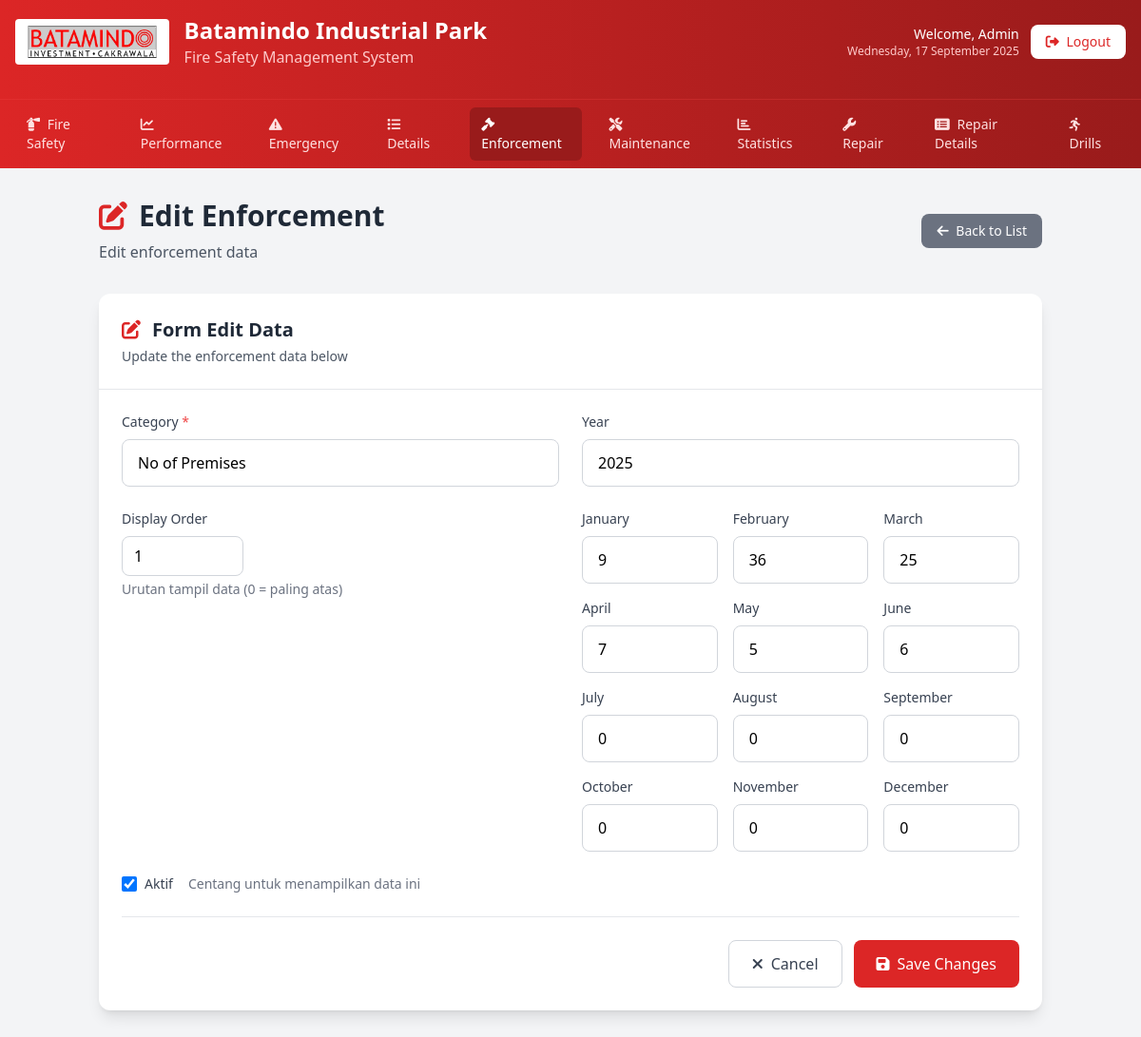
Page /admin/firesafety/enforcement.php?action=edit&id=1 (signed in) on the committed database.
### tables this page shows
CREATE TABLE IF NOT EXISTS fire_safety_enforcement (
    id INT AUTO_INCREMENT PRIMARY KEY,
    year INT NOT NULL,
    `Jan` INT DEFAULT 0,
    `Feb` INT DEFAULT 0,
    `Mar` INT DEFAULT 0,
    `Apr` INT DEFAULT 0,
    `May` INT DEFAULT 0,
    `Jun` INT DEFAULT 0,
    `Jul` INT DEFAULT 0,
    `Aug` INT DEFAULT 0,
    `Sep` INT DEFAULT 0,
    `Oct` INT DEFAULT 0,
    `Nov` INT DEFAULT 0,
    `Dec` INT DEFAULT 0,
    Total INT GENERATED ALWAYS AS (
        `Jan` + `Feb` + `Mar` + `Apr` + `May` + `Jun` + `Jul` + `Aug` + `Sep` + `Oct` + `Nov` + `Dec`
    ) STORED,
    category VARCHAR(50) NOT NULL,
    display_order INT DEFAULT 0,
    is_active TINYINT(1) DEFAULT 1,
    created_at TIMESTAMP DEFAULT CURRENT_TIMESTAMP,
    updated_at TIMESTAMP DEFAULT CURRENT_TIMESTAMP ON UPDATE CURRENT_TIMESTAMP
);

### admin/firesafety/enforcement.php (the view, shortened to what this page needs)
<?php
require_once '../../config/database.php';
$data = null;
$action = isset($_GET['action']) ? $_GET['action'] : 'list';
$id = isset($_GET['id']) ? (int)$_GET['id'] : 0;
switch ($action) {
    case 'edit':
        $query = "SELECT * FROM fire_safety_enforcement WHERE id = ?";
        $stmt = mysqli_prepare($conn, $query);
        mysqli_stmt_bind_param($stmt, "i", $id);
        mysqli_stmt_execute($stmt);
        $result = mysqli_stmt_get_result($stmt);
        $data = mysqli_fetch_assoc($result);
        break;
}
?>
<!DOCTYPE html>
<html lang="id">
<head>
    <script src="https://cdn.tailwindcss.com"></script>
    <link rel="stylesheet" href="https://cdnjs.cloudflare.com/ajax/libs/font-awesome/6.4.0/css/all.min.css">
</head>
<body class="bg-gray-100 font-sans">
    <div class="bg-gradient-to-r from-red-600 to-red-800">
        <header class="text-white py-4">
            <div class="max-w-7xl mx-auto px-4">
                <div class="flex items-center justify-between mb-4">
                    <div class="flex items-center space-x-4">
                        <img src="../../img/batamindo.png" alt="Batamindo" class="h-12 w-auto bg-white p-1 rounded">
                        <div>
                            <h1 class="text-2xl font-bold text-white">Batamindo Industrial Park</h1>
                            <p class="text-red-200">Fire Safety Management System</p>
                        </div>
                    </div>
                    <div class="hidden md:flex items-center space-x-3">
                        <div class="text-right">
                            <p class="text-sm text-white">Welcome, Admin</p>
                            <p class="text-xs text-red-200"><?php echo date('l, d F Y'); ?></p>
                        </div>
                        <a href="../logout.php" class="bg-white hover:bg-red-100 text-red-600 px-4 py-2 rounded-lg text-sm font-medium transition-colors duration-150">
                            <i class="fas fa-sign-out-alt mr-1"></i> Logout
                        </a>
                    </div>
                </div>
            </div>
        </header>
        <div class="border-t border-red-500/30">
            <div class="max-w-7xl mx-auto px-4 py-2">
                <nav class="flex space-x-4">
                    <a href="index.php" class="text-red-100 hover:text-white px-3 py-2 rounded-md text-sm font-medium"><i class="fas fa-fire-extinguisher mr-1"></i> Fire Safety</a>
                    <a href="performance.php" class="text-red-100 hover:text-white px-3 py-2 rounded-md text-sm font-medium"><i class="fas fa-chart-line mr-1"></i> Performance</a>
                    <a href="emergency.php" class="text-red-100 hover:text-white px-3 py-2 rounded-md text-sm font-medium"><i class="fas fa-exclamation-triangle mr-1"></i> Emergency</a>
                    <a href="details.php" class="text-red-100 hover:text-white px-3 py-2 rounded-md text-sm font-medium"><i class="fas fa-list mr-1"></i> Details</a>
                    <a href="enforcement.php" class="bg-red-800 text-white px-3 py-2 rounded-md text-sm font-medium"><i class="fas fa-gavel mr-1"></i> Enforcement</a>
                    <a href="maintenance.php" class="text-red-100 hover:text-white px-3 py-2 rounded-md text-sm font-medium"><i class="fas fa-tools mr-1"></i> Maintenance</a>
                    <a href="statistics.php" class="text-red-100 hover:text-white px-3 py-2 rounded-md text-sm font-medium"><i class="fas fa-chart-bar mr-1"></i> Statistics</a>
                    <a href="repair.php" class="text-red-100 hover:text-white px-3 py-2 rounded-md text-sm font-medium"><i class="fas fa-wrench mr-1"></i> Repair</a>
                    <a href="repair_details.php" class="text-red-100 hover:text-white px-3 py-2 rounded-md text-sm font-medium"><i class="fas fa-list-alt mr-1"></i> Repair Details</a>
                    <a href="drills.php" class="text-red-100 hover:text-white px-3 py-2 rounded-md text-sm font-medium"><i class="fas fa-running mr-1"></i> Drills</a>
                </nav>
            </div>
        </div>
    </div>
    <div class="container mx-auto px-4 py-8">
        <div class="flex items-center justify-between mb-8">
            <div>
                <h1 class="text-3xl font-bold text-gray-800 flex items-center">
                    <i class="fas fa-<?php echo ($action == 'create' ? 'plus' : 'edit'); ?> text-red-600 mr-3"></i>
                    <?php echo ($action == 'create' ? 'Tambah' : 'Edit'); ?> Enforcement
                </h1>
                <p class="text-gray-600 mt-2"><?php echo ($action == 'create' ? 'Add new enforcement data' : 'Edit enforcement data'); ?></p>
            </div>
            <a href="index.php" class="bg-gray-500 hover:bg-gray-600 text-white px-4 py-2 rounded-lg text-sm font-medium transition-colors duration-200">
                <i class="fas fa-arrow-left mr-1"></i> Back to List
            </a>
        </div>
        <div class="bg-white rounded-xl shadow-lg overflow-hidden">
            <div class="p-6 border-b border-gray-200">
                <h2 class="text-xl font-bold text-gray-800 flex items-center"><i class="fas fa-<?php echo ($action == 'create' ? 'plus' : 'edit'); ?> text-red-600 mr-3"></i>Form <?php echo ($action == 'create' ? 'Tambah' : 'Edit'); ?> Data</h2>
                <p class="text-sm text-gray-600 mt-1"><?php echo ($action == 'create' ? 'Fill in the form below to add new enforcement data' : 'Update the enforcement data below'); ?></p>
            </div>
            <div class="p-6">
                <form method="POST" class="space-y-6">
                    <div class="grid grid-cols-1 md:grid-cols-2 gap-6">
                        <div>
                            <label for="category" class="block text-sm font-medium text-gray-700 mb-2">Category <span class="text-red-500">*</span></label>
                            <input type="text" id="category" name="category" required class="w-full px-4 py-3 border border-gray-300 rounded-lg focus:ring-red-500 focus:border-red-500 transition-colors duration-200" value="<?php echo ($action == 'edit' ? htmlspecialchars($data['category']) : (isset($_POST['category']) ? htmlspecialchars($_POST['category']) : '')); ?>">
                        </div>
                        <div>
                            <label for="year" class="block text-sm font-medium text-gray-700 mb-2">Year</label>
                            <input type="number" id="year" name="year" min="2020" max="2030" class="w-full px-4 py-3 border border-gray-300 rounded-lg" value="<?php echo ($action == 'edit' ? htmlspecialchars($data['year']) : (isset($_POST['year']) ? htmlspecialchars($_POST['year']) : date('Y'))); ?>">
                        </div>
                        <div>
                            <label for="display_order" class="block text-sm font-medium text-gray-700 mb-2">Display Order</label>
                            <input type="number" id="display_order" name="display_order" min="0" class="w-32 px-3 py-2 border border-gray-300 rounded-lg" value="<?php echo ($action == 'edit' ? htmlspecialchars($data['display_order']) : (isset($_POST['display_order']) ? htmlspecialchars($_POST['display_order']) : '0')); ?>">
                            <p class="text-sm text-gray-500 mt-1">Urutan tampil data (0 = paling atas)</p>
                        </div>
                        <div class="grid grid-cols-3 gap-4">
                            <div>
                                <label for="Jan" class="block text-sm font-medium text-gray-700 mb-2">January</label>
                                <input type="number" id="Jan" name="Jan" min="0" class="w-full px-4 py-3 border border-gray-300 rounded-lg" value="<?php echo ($action == 'edit' ? htmlspecialchars($data['Jan']) : (isset($_POST['Jan']) ? htmlspecialchars($_POST['Jan']) : '0')); ?>">
                            </div>
                            <div>
                                <label for="Feb" class="block text-sm font-medium text-gray-700 mb-2">February</label>
                                <input type="number" id="Feb" name="Feb" min="0" class="w-full px-4 py-3 border border-gray-300 rounded-lg" value="<?php echo ($action == 'edit' ? htmlspecialchars($data['Feb']) : (isset($_POST['Feb']) ? htmlspecialchars($_POST['Feb']) : '0')); ?>">
                            </div>
                            <div>
                                <label for="Mar" class="block text-sm font-medium text-gray-700 mb-2">March</label>
                                <input type="number" id="Mar" name="Mar" min="0" class="w-full px-4 py-3 border border-gray-300 rounded-lg" value="<?php echo ($action == 'edit' ? htmlspecialchars($data['Mar']) : (isset($_POST['Mar']) ? htmlspecialchars($_POST['Mar']) : '0')); ?>">
                            </div>
                            <div>
                                <label for="Apr" class="block text-sm font-medium text-gray-700 mb-2">April</label>
                                <input type="number" id="Apr" name="Apr" min="0" class="w-full px-4 py-3 border border-gray-300 rounded-lg" value="<?php echo ($action == 'edit' ? htmlspecialchars($data['Apr']) : (isset($_POST['Apr']) ? htmlspecialchars($_POST['Apr']) : '0')); ?>">
                            </div>
                            <div>
                                <label for="May" class="block text-sm font-medium text-gray-700 mb-2">May</label>
                                <input type="number" id="May" name="May" min="0" class="w-full px-4 py-3 border border-gray-300 rounded-lg" value="<?php echo ($action == 'edit' ? htmlspecialchars($data['May']) : (isset($_POST['May']) ? htmlspecialchars($_POST['May']) : '0')); ?>">
                            </div>
                            <div>
                                <label for="Jun" class="block text-sm font-medium text-gray-700 mb-2">June</label>
                                <input type="number" id="Jun" name="Jun" min="0" class="w-full px-4 py-3 border border-gray-300 rounded-lg" value="<?php echo ($action == 'edit' ? htmlspecialchars($data['Jun']) : (isset($_POST['Jun']) ? htmlspecialchars($_POST['Jun']) : '0')); ?>">
                            </div>
                            <div>
                                <label for="Jul" class="block text-sm font-medium text-gray-700 mb-2">July</label>
                                <input type="number" id="Jul" name="Jul" min="0" class="w-full px-4 py-3 border border-gray-300 rounded-lg" value="<?php echo ($action == 'edit' ? htmlspecialchars($data['Jul']) : (isset($_POST['Jul']) ? htmlspecialchars($_POST['Jul']) : '0')); ?>">
                            </div>
                            <div>
                                <label for="Aug" class="block text-sm font-medium text-gray-700 mb-2">August</label>
                                <input type="number" id="Aug" name="Aug" min="0" class="w-full px-4 py-3 border border-gray-300 rounded-lg" value="<?php echo ($action == 'edit' ? htmlspecialchars($data['Aug']) : (isset($_POST['Aug']) ? htmlspecialchars($_POST['Aug']) : '0')); ?>">
                            </div>
                            <div>
                                <label for="Sep" class="block text-sm font-medium text-gray-700 mb-2">September</label>
                                <input type="number" id="Sep" name="Sep" min="0" class="w-full px-4 py-3 border border-gray-300 rounded-lg" value="<?php echo ($action == 'edit' ? htmlspecialchars($data['Sep']) : (isset($_POST['Sep']) ? htmlspecialchars($_POST['Sep']) : '0')); ?>">
                            </div>
                            <div>
                                <label for="Oct" class="block text-sm font-medium text-gray-700 mb-2">October</label>
                                <input type="number" id="Oct" name="Oct" min="0" class="w-full px-4 py-3 border border-gray-300 rounded-lg" value="<?php echo ($action == 'edit' ? htmlspecialchars($data['Oct']) : (isset($_POST['Oct']) ? htmlspecialchars($_POST['Oct']) : '0')); ?>">
                            </div>
                            <div>
                                <label for="Nov" class="block text-sm font-medium text-gray-700 mb-2">November</label>
                                <input type="number" id="Nov" name="Nov" min="0" class="w-full px-4 py-3 border border-gray-300 rounded-lg" value="<?php echo ($action == 'edit' ? htmlspecialchars($data['Nov']) : (isset($_POST['Nov']) ? htmlspecialchars($_POST['Nov']) : '0')); ?>">
                            </div>
                            <div>
                                <label for="Dec" class="block text-sm font-medium text-gray-700 mb-2">December</label>
                                <input type="number" id="Dec" name="Dec" min="0" class="w-full px-4 py-3 border border-gray-300 rounded-lg" value="<?php echo ($action == 'edit' ? htmlspecialchars($data['Dec']) : (isset($_POST['Dec']) ? htmlspecialchars($_POST['Dec']) : '0')); ?>">
                            </div>
                        </div>
                        <div class="flex items-center">
                            <input type="checkbox" id="is_active" name="is_active" <?php echo ( ($action == 'edit' && isset($data['is_active']) && $data['is_active']) || ($action == 'create' && (!isset($_POST['is_active']) || $_POST['is_active'])) ) ? 'checked' : ''; ?> class="w-4 h-4 text-red-600 border-gray-300 rounded focus:ring-red-500">
                            <label for="is_active" class="ml-2 text-sm font-medium text-gray-700">Aktif</label>
                            <p class="text-sm text-gray-500 ml-4">Centang untuk menampilkan data ini</p>
                        </div>
                    </div>
                    <div class="flex justify-end space-x-3 pt-6 border-t border-gray-200">
                        <a href="index.php" class="px-6 py-3 border border-gray-300 rounded-lg text-gray-700 bg-white hover:bg-gray-50 transition-colors duration-200"><i class="fas fa-times mr-2"></i>Cancel</a>
                        <button type="submit" class="px-6 py-3 bg-red-600 text-white rounded-lg hover:bg-red-700 transition-colors duration-200"><i class="fas fa-save mr-2"></i><?php echo ($action == 'create' ? 'Save' : 'Save Changes'); ?></button>
                    </div>
                </form>
            </div>
        </div>
    </div>
</body>
</html>

### rows in the picture
fire_safety_enforcement: category "No of Premises", year "2025", display_order "1", Jan "9", Feb "36", Mar "25", Apr "7", May "5", Jun "6", Jul "0", Aug "0", Sep "0", Oct "0", Nov "0", Dec "0", is_active "☑"
